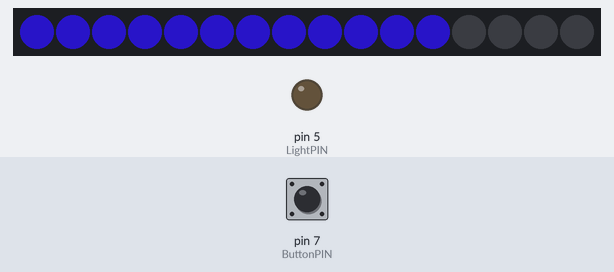
A sketch run on a simulated Arduino Leonardo, built with avr-gcc and run on an emulated ATmega32U4. On the bench: 16 RGB LEDs in strip order, left to right, output pins drawn as LEDs (lit = HIGH). The inputs (shaded band) are chosen by the test bench; at power-on: pin 7 (ButtonPIN) HIGH. Dim RGB values are drawn brighter than linear.

Above: at 0.4 s.
1.9 s: pin 7 (ButtonPIN) pulled LOW for 0.15 s
At 2.05 s:
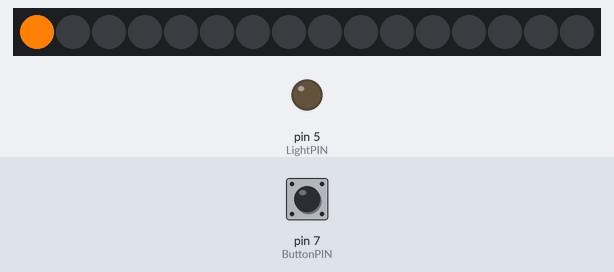
4.2 s: pin 7 (ButtonPIN) pulled LOW for 1 s
At 4.66 s:
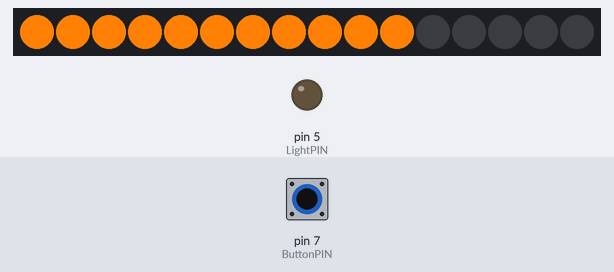
6.9 s: pin 7 (ButtonPIN) pulled LOW for 3.2 s
At 7.66 s:
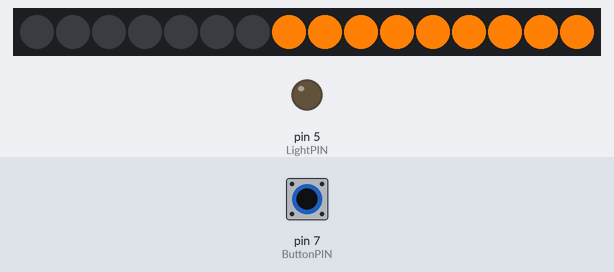
Timing chart, 0 to 9.9 s (numbered marks = the images above; inputs shaded):
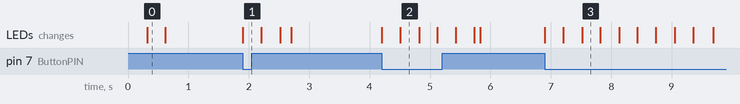

The sketch:

DK-Quanta-Button-v2.ino
```cpp
#include <Adafruit_NeoPixel.h>
#ifdef __AVR__
  #include <avr/power.h>
#endif

#include "MIDIUSB.h" // New MIDI library for 32U4 chips

//#define DEBUG

#define midiChannel 1
#define LightPIN 5 // Pin with PWM
#define ButtonPIN 7
#define NeopixelPIN 10
#define NeopixelSIZE 16
Adafruit_NeoPixel strip = Adafruit_NeoPixel(NeopixelSIZE, NeopixelPIN, NEO_GRB + NEO_KHZ800);

byte midiPulseCounter = 0;
byte midiBeatCounter = 0;
byte midiBarCounter = 0;
byte midiPhraseCounter = 0;

bool phraseTrackingOn;
bool isPlaying = false;
byte beatBrightness[NeopixelSIZE];
byte barBrightness[NeopixelSIZE];

// Byte values for MIDI transport control
static byte CLOCK = 248;
static byte START = 250;
static byte CONTINUE = 251;
static byte STOP = 252;


void setup() {
  strip.begin();
  colorWipe(strip.Color(0, 0, 0), 1);
  strip.show(); // Initialize all pixels to 'off'

  pinMode(LightPIN, OUTPUT);
  pinMode(ButtonPIN, INPUT_PULLUP);

  #ifdef DEBUG
    Serial.begin(115200);
    Serial.println("Initialized");
  #endif

 colorWipe(strip.Color(20, 10, 100), 25);
 colorWipe(strip.Color(0, 0, 0), 10);
}

void loop() {

  midiEventPacket_t rx;
  byte realtimebyte;

  do {
    rx = MidiUSB.read();
    realtimebyte = rx.byte1;

    if(realtimebyte == CLOCK) {

      midiPulseCounter++;
      if(midiPulseCounter >= 24) {
        midiPulseCounter = 0;
        midiBeatCounter++;
        if(midiBeatCounter % 4 == 0) {
          midiBarCounter++;
          if(midiBarCounter % 16 == 0) {
            midiPhraseCounter++;
          }
          for(byte i=0; i<NeopixelSIZE; i++) {
            if(midiBarCounter % NeopixelSIZE == i) {
              barBrightness[i] = 64;
            } else {
              barBrightness[i] /= 4;
            }
          }
        }
        for(byte i=0; i<NeopixelSIZE; i++) {
          if(midiBeatCounter % NeopixelSIZE == i) {
            beatBrightness[i] = 16;
          } else {
            beatBrightness[i] /= 2;
          }
        }
      }

    }

    if(realtimebyte == START || realtimebyte == CONTINUE) {
      digitalWrite(LightPIN, HIGH);
      midiPulseCounter = 0;
      midiBeatCounter = 0;
      midiBarCounter = 0;
      midiPhraseCounter = 1;
      isPlaying = true;
      // midi start byte appears to only be sent at 1:1:1
      phraseTrackingOn = realtimebyte == START;

      #ifdef DEBUG
        Serial.println("START");
      #endif
    }

    if(realtimebyte == STOP) {
      digitalWrite(LightPIN, LOW);
      midiPulseCounter = 0;
      midiBeatCounter = 0;
      midiBarCounter = 0;
      midiPhraseCounter = 0;
      phraseTrackingOn = false;
      isPlaying = false;
      for(byte i=0; i<NeopixelSIZE; i++) {
          beatBrightness[i] = 0;
          barBrightness[i] = 0;
      }

      #ifdef DEBUG
        Serial.println("STOP");
      #endif
    }
  } while (rx.header != 0);

  // Update lights
  analogWrite(LightPIN, midiPulseCounter * 10);
  for(byte i=0; i<NeopixelSIZE; i++) {
    // max contrast - best RGB candy: (rotated so pixel 0 is 7)
    strip.setPixelColor((i+7)%16, strip.Color(realtimebyte == STOP ? 255: (midiPhraseCounter % 16 == i && phraseTrackingOn ? 255 : 0), barBrightness[i], beatBrightness[i]));
    // red, yellow, green older style
    //strip.setPixelColor(i, strip.Color(realtimebyte == STOP ? 255: (midiPhraseCounter % 16 == i && phraseTrackingOn ? 255 : beatBrightness[i]), midiPhraseCounter % 16 == i && phraseTrackingOn ? 0 :beatBrightness[i] / 4 + barBrightness[i] / 2 , midiPhraseCounter % 16 == i && phraseTrackingOn ? 2 : 0));
  }

  strip.show();

  // Update button press
  if(digitalRead(ButtonPIN) == LOW) {
    #ifdef DEBUG
      Serial.println("BUTTON PRESS");
    #endif

    // Send MIDI CC value for stop/start (20/21)
    controlChange(midiChannel, isPlaying ? 20 : 21, 127);

    // Ensure all MIDI is sent over usb before color wipe
    MidiUSB.flush();

    colorWipe(strip.Color(255, 128, 5), 30);
    colorWipe(strip.Color(0, 0, 0), 20);
  }
}


// Fill the dots one after the other with a color
void colorWipe(uint32_t c, uint8_t wait) {
  for(uint16_t i=0; i<strip.numPixels(); i++) {
    strip.setPixelColor(i, c);
    strip.show();
    delay(wait);
  }
}

// First parameter is the event type (0x0B = control change).
// Second parameter is the event type, combined with the channel.
// Third parameter is the control number number (0-119).
// Fourth parameter is the control value (0-127).
void controlChange(byte channel, byte control, byte value) {
  midiEventPacket_t event = {0x0B, 0xB0 | channel, control, value};
  MidiUSB.sendMIDI(event);
}
```

Measured:
- after the input at 1.9 s, the LEDs: change at once (image 1)
- after the input at 4.2 s, the LEDs: first change at once (image 2 shows a later state)
- after the input at 6.9 s, the LEDs: first change at once (image 3 shows a later state)
